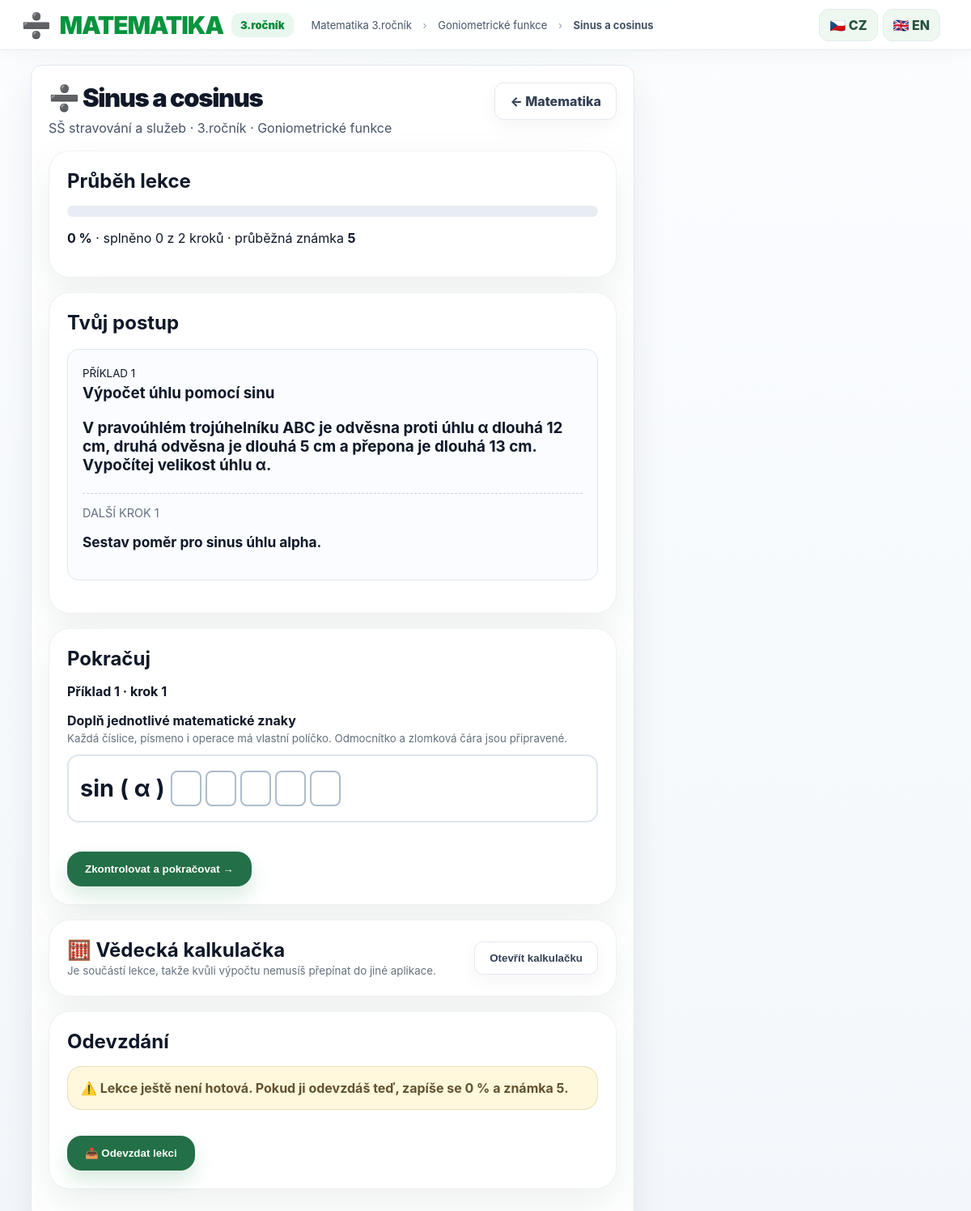
Screenshot of /math-lesson/1 (signed in) with the database file from the repository.
### app.py (models this page shows)
class MathLesson(db.Model):
    id = db.Column(db.Integer, primary_key=True)
    school = db.Column(db.String(160), default='')
    grade_name = db.Column(db.String(120), default='')
    topic = db.Column(db.String(180), default='')
    title = db.Column(db.String(220), nullable=False)
    html_original = db.Column(db.String(255), default='')
    html_stored = db.Column(db.String(255), default='')
    is_published = db.Column(db.Boolean, default=True)
    created_at = db.Column(db.DateTime, default=datetime.utcnow)

class MathAttempt(db.Model):
    id = db.Column(db.Integer, primary_key=True)
    user_id = db.Column(db.Integer, db.ForeignKey('user.id'), nullable=False)
    lesson_id = db.Column(db.Integer, db.ForeignKey('math_lesson.id'), nullable=False)
    completed_steps = db.Column(db.Integer, default=0)
    total_steps = db.Column(db.Integer, default=0)
    percent = db.Column(db.Integer, default=0)
    grade = db.Column(db.Integer, default=5)
    status = db.Column(db.String(60), default='rozpracováno')
    focus_lost = db.Column(db.Integer, default=0)
    answers_json = db.Column(db.Text, default='[]')
    variant_json = db.Column(db.Text, default='{}')
    updated_at = db.Column(db.DateTime, default=datetime.utcnow)
    user = db.relationship('User')
    lesson = db.relationship('MathLesson')

class MathExample(db.Model):
    id = db.Column(db.Integer, primary_key=True)
    lesson_id = db.Column(db.Integer, db.ForeignKey('math_lesson.id'), nullable=False)
    order = db.Column(db.Integer, default=1)
    title = db.Column(db.String(220), default='')
    problem = db.Column(db.Text, nullable=False)
    prose_problem = db.Column(db.Text, default='')
    image_stored = db.Column(db.String(255), default='')
    variant_enabled = db.Column(db.Boolean, default=False)
    variant_values = db.Column(db.Text, default='')
    variant_condition = db.Column(db.Text, default='')
    variant_min = db.Column(db.Float, default=1)
    variant_max = db.Column(db.Float, default=30)
    variant_step = db.Column(db.Float, default=1)
    variant_result_kind = db.Column(db.String(20), default='any')
    variant_result_sign = db.Column(db.String(20), default='any')
    variant_result_min = db.Column(db.Float, nullable=True)
    variant_result_max = db.Column(db.Float, nullable=True)
    variant_result_decimals = db.Column(db.Integer, default=-1)
    lesson = db.relationship('MathLesson', backref='examples')

class MathStep(db.Model):
    id = db.Column(db.Integer, primary_key=True)
    example_id = db.Column(db.Integer, db.ForeignKey('math_example.id'), nullable=False)
    order = db.Column(db.Integer, default=1)
    instruction = db.Column(db.Text, nullable=False)
    expected = db.Column(db.Text, nullable=False)
    hint = db.Column(db.Text, default='')
    result_formula = db.Column(db.Text, default='')
    result_decimals = db.Column(db.Integer, default=2)
    example = db.relationship('MathExample', backref='steps')

### app.py (the view, shortened to what this page needs)
@app.route('/math-lesson/<int:lesson_id>', methods=['GET','POST'])
def math_lesson(lesson_id):
    r=require_login()
    if r:return r
    item=db.session.get(MathLesson,lesson_id)
    if not item:return 'Matematická lekce nebyla nalezena.',404
    if current_user().role=='student':
        begin_focus_attempt('math', item.id)
    examples=sorted(item.examples,key=lambda x:x.order)
    math_variants = {ex.id: generated_math_variant(ex, current_user().id) for ex in examples} if current_user().role=='student' else {}
    html_content=render_informatics_html(item.html_stored)
    current=None; attempt=None; idx=0; total=0; message=None; hint=None
    if current_user().role=='student':
        flat,attempt,idx=math_current_position(item,current_user().id)
        total=len(flat)
        if idx < total:
            current=flat[idx]
        percent=round((attempt.completed_steps or 0)/max(total,1)*100) if attempt else 0
        grade=informatics_grade_from_percent(percent)
    else:
        percent=0;grade=None
    history_by_example = {}
    if attempt:
        for saved in _safe_json(attempt.answers_json, []):
            history_by_example.setdefault(str(saved.get('example_id')), []).append(saved.get('answer',''))
    current_example_number = current[0].order if current else (len(examples) if examples else 0)
    current_step_number = current[1].order if current else None
    current_input_html = None
    if current and current_user().role == 'student':
        ex_now, st_now = current
        variant_now = math_variants.get(ex_now.id, {})
        expected_now = _effective_math_expected(
            ex_now,
            st_now,
            variant_now.get('steps', {}).get(st_now.id, {}).get('expected', st_now.expected),
            variant_now.get('problem', ex_now.problem),
        )
        current_input_html = render_math_input_layout(math_input_layout(expected_now))
    course={'subject':'Matematika','grade':item.grade_name,'block':item.topic,'icon':'➗'}
    lesson_obj={'title':item.title,'block':item.topic}
    return render_template('math_lesson_engine.html',course=course,lesson=lesson_obj,item=item,
        examples=examples,current=current,attempt=attempt,total=total,idx=idx,
        percent=percent,grade=grade,message=message,hint=hint,html_content=html_content,
        history_by_example=history_by_example,
        current_example_number=current_example_number,
        current_step_number=current_step_number,
        math_variants=math_variants,current_input_html=current_input_html)

### templates/math_lesson_engine.html (shortened to what this page needs)
{% extends 'base.html' %}
{% block content %}
<div class="layout dashboard-layout"><main class="main-card">
<div class="title-row"><div><h1>➗ {{item.title}}</h1><p>{{item.school}} · {{item.grade_name}} · {{item.topic}}</p></div>
<a class="switch" href="{{url_for('subject_catalog',kind='matematika')}}">← Matematika</a></div>
{% if user.role=='teacher' %}
<section class="course-card" style="padding:22px;margin-top:18px">
<h2>Náhled kroků</h2>
{% for ex in examples %}
<div style="margin:18px 0">
<h3>{{loop.index}}. {{ex.title or 'Příklad ' ~ loop.index}}</h3>
{% if ex.image_stored %}
<div style="margin:10px 0 14px"><img src="{{url_for('uploads',filename=ex.image_stored)}}" alt="Obrázek k příkladu {{loop.index}}" style="display:block;max-width:min(100%,720px);max-height:440px;object-fit:contain;border:1px solid #dfe6ed;border-radius:12px;background:white;padding:8px"></div>
{% endif %}
{% if ex.prose_problem %}<div style="font-size:1.08rem;font-weight:600;margin:8px 0;white-space:pre-line">{{ex.prose_problem}}</div><div style="margin:5px 0;color:#65717d;white-space:pre-line">Matematický vzor: {{ex.problem|math_display}}</div>{% else %}<div style="font-size:1.15rem;font-weight:700;margin:8px 0;white-space:pre-line">{{ex.problem|math_display}}</div>{% endif %}
{% for st in ex.steps|sort(attribute='order') %}
<div style="padding:8px 0">{{loop.index}}. {{st.instruction}} <small>→ {{st.expected|math_display}} · nápověda: {{st.hint}}</small></div>
{% endfor %}
</div>
{% endfor %}
</section>
{% else %}
<section class="course-card" style="padding:22px;margin-top:18px">
<h2>Průběh lekce</h2>
<div style="height:14px;background:#e8edf3;border-radius:999px;overflow:hidden;margin:12px 0">
<div style="height:100%;width:{{percent}}%;background:#17a34a"></div></div>
<p><b>{{percent}} %</b> · splněno {{attempt.completed_steps if attempt else 0}} z {{total}} kroků · průběžná známka <b>{{grade}}</b></p>
</section>
<section class="course-card" style="padding:22px;margin-top:18px">
<h2>Tvůj postup</h2>
{% for ex in examples %}
  {% set saved = history_by_example.get(ex.id|string, []) %}
  {% set is_current = current and current[0].id == ex.id %}
  {% if saved or is_current %}
  <div style="margin:18px 0;padding:18px;border:1px solid #dfe6ed;border-radius:14px;{% if is_current %}background:#fafcff{% endif %}">
    <small>PŘÍKLAD {{ex.order}}</small>
    <h3 style="margin:4px 0 12px">{{ex.title or 'Příklad ' ~ ex.order}}</h3>
    {% set variant = math_variants.get(ex.id, {}) %}
    {% set prose = variant.get('prose_problem', ex.prose_problem or '') %}
    {% if prose %}
    <div style="font-size:1.18rem;font-weight:650;padding:8px 0;white-space:pre-line">{{prose}}</div>
    {% endif %}
    {% if is_current %}
      <div style="margin-top:15px;padding-top:15px;border-top:1px dashed #ccd5df">
        <div style="font-size:.9rem;color:#65717d">DALŠÍ KROK {{current[1].order}}</div>
        <p style="font-size:1.08rem"><b>{{math_variants.get(ex.id, {}).get('steps', {}).get(current[1].id, {}).get('instruction', current[1].instruction)}}</b></p>
      </div>
    {% else %}
      <div style="margin-top:10px"><b>✅ Příklad dokončen</b></div>
    {% endif %}
  </div>
  {% endif %}
{% endfor %}
</section>
{% if current %}
{% set ex=current[0] %}{% set st=current[1] %}
<section class="course-card" style="padding:22px;margin-top:18px">
<h2>Pokračuj</h2>
<p><b>Příklad {{ex.order}} · krok {{st.order}}</b></p>
<form method="post">
<div class="math-entry-label"><b>Doplň jednotlivé matematické znaky</b><small>Každá číslice, písmeno i operace má vlastní políčko. Odmocnítko a zlomková čára jsou připravené.</small></div>
{{ current_input_html }}
<button class="testbtn submit" type="submit">Zkontrolovat a pokračovat →</button>
</form>
</section>
{% endif %}
<section class="course-card" style="padding:22px;margin-top:18px">
<div style="display:flex;align-items:center;justify-content:space-between;gap:12px;flex-wrap:wrap">
  <div><h2 style="margin:0">🧮 Vědecká kalkulačka</h2><small style="color:#65717d">Je součástí lekce, takže kvůli výpočtu nemusíš přepínat do jiné aplikace.</small></div>
  <button type="button" class="switch" id="calc-toggle" onclick="toggleCalculator()">Otevřít kalkulačku</button>
</div>
</section>
<section class="course-card" style="padding:22px;margin-top:18px">
<h2>Odevzdání</h2>
{% if percent < 100 %}
<div class="notice"><p><b>⚠️ Lekce ještě není hotová.</b> Pokud ji odevzdáš teď, zapíše se {{percent}} % a známka {{grade}}.</p></div>
{% else %}
<div class="notice"><p><b>✅ Všechny příklady jsou hotové.</b></p></div>
{% endif %}
<form method="post" onsubmit="return confirm('{{ 'Lekce není dokončená. Opravdu odevzdat?' if percent < 100 else 'Odevzdat hotovou lekci?' }}')">
<button class="testbtn submit" type="submit">📤 Odevzdat lekci</button>
</form>
</section>
{% endif %}
</main></div>
{% endblock %}

### templates/base.html (shortened to what this page needs)
<!doctype html>
<html lang="{{ lang }}">
<head>
  <link rel="stylesheet" href="{{ url_for('static', filename='css/style.css') }}">
</head>
<body{% if user and user.role == 'student' and lesson and lesson._id is defined %} data-focus-guard="1"{% endif %}>
<header class="topbar">
  <a class="brand brand-link" href="{{ url_for('portal') if user else url_for('login') }}"><div class="leaf">{{ course.icon }}</div><div class="brand-title">{{ course.subject|upper }}</div>{% if course.grade %}<span class="pill">{{ course.grade }}</span>{% endif %}</a>
  <div class="crumbs">{% if user and lesson %}{{ course.subject }} {{ course.grade }} <span>›</span> {{ lesson.block }} <span>›</span> <b>{{ lesson.title }}</b>{% elif user %}{{ t('Vyber předmět, školu a ročník, téma a lekci') }}{% else %}{{ t('Přihlášení') }}{% endif %}</div>
  <div class="lang-switch" style="display:flex;gap:6px;align-items:center;margin-left:auto;margin-right:12px">
    <a class="toplink" href="{{ url_for('set_language', lang='cs') }}" {% if lang=='cs' %}style="font-weight:800"{% endif %}>🇨🇿 CZ</a>
    <a class="toplink" href="{{ url_for('set_language', lang='en') }}" {% if lang=='en' %}style="font-weight:800"{% endif %}>🇬🇧 EN</a>
  </div>
</header>
{% block content %}{% endblock %}
</body>
</html>

### rows the page displays
MathLesson: grade "3.ročník", block "Goniometrické funkce", title "Sinus a cosinus", school "SŠ stravování a služeb", grade_name "3.ročník", topic "Goniometrické funkce"
MathAttempt: completed_steps "0"
MathExample: order "1", title "Výpočet úhlu pomocí sinu", prose "V pravoúhlém trojúhelníku ABC je odvěsna proti úhlu α dlouhá 12 cm, druhá odvěsna je dlouhá 5 cm a přepona je dlouhá 13 cm. Vypočítej velikost úhlu α."
MathStep: order "1", get "Sestav poměr pro sinus úhlu alpha."

### other values shown
{{ course.icon }} "➗"
{{ course.subject|upper }} "MATEMATIKA"
{{ course.subject }} "Matematika"
{{ percent }} "0"
{{ total }} "2"
{{ grade }} "5"
